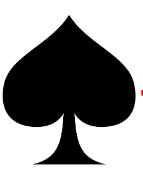
#> input picture Computer Vision/card1.JPG, 143 x 174 px, found by its file name
$ python 'R030 Achintya Kamath Computer Vision Experiment 5.py'
#> lines starting #> are read from the running program, lines starting #| are printed output that depends on the picture; after the words box and inside, x2 and y2 are one past the last pixel; in counts of white or black regions, pixels touching at a corner belong together

'''
Name: Achintya Kamath
Roll Number: R030
MBA Tech Artificial Intelligence
Computer Vision Experiment 5: Determine SIFT descriptors of the given image
Date: 5th September 2024

Task 1: Determine SIFT descriptor of the given image
Task 2: scale, rotate and crop the given image. Determine SIFT descriptors
Task 3: Match SIFT descriptors of original and modified images
Task 4: Observe the matching points
'''

import cv2
import matplotlib.pyplot as plt
import imutils
import numpy as np
import os

image1 = cv2.imread('Computer Vision/card1.JPG')
#> image1 is the input picture: shape (174, 143, 3); mean B, G, R 141.8, 141.8, 141.9
image1 = cv2.cvtColor(image1, cv2.COLOR_BGR2RGB)
plt.imshow(image1)
plt.show()

sift = cv2.SIFT_create(contrastThreshold = 0.2)
k1, d1 = sift.detectAndCompute(image1, None)
#> k1 = 23 keypoints; strongest (x, y, size): (77, 120, 4), (40, 163, 2.1), (60, 121, 4.4), (59, 124, 6.6)

print(d1.shape)
#| (23, 128)

image1_c = image1.copy()
image1_c = cv2.drawKeypoints(image1, k1, image1_c)
#> image1_c: shape (174, 143, 3); mean R, G, B 142.6, 142.3, 142.4
plt.imshow(image1_c)
plt.show()

image2 = cv2.resize(image1,(100,50))
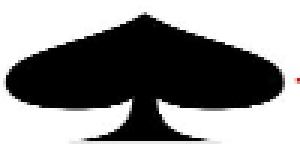
#> image2: shape (50, 100, 3) (shown 3 times larger); mean R, G, B 142.4, 142.3, 142.3
k2, d2 = sift.detectAndCompute(image2, None)
#> k2 = 7 keypoints; (x, y, size): (39, 38, 5.1), (57, 38, 5.1), (42, 35, 2.6), (48, 7, 4.3), (48, 7, 4.3), (48, 10, 7.7), (48, 10, 7.7)
image2_c = image2.copy()
image2_c = cv2.drawKeypoints(image2, k2, image2_c)
#> image2_c: shape (50, 100, 3); 4.38% of pixels changed, all inside (x1, y1, x2, y2) = (35, 3, 62, 43)
plt.imshow(image2_c)
plt.show()

image3 = imutils.rotate(image1, 10)
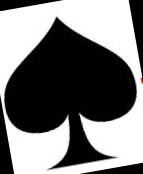
#> image3: shape (174, 143, 3); mean R, G, B 122.8, 122.7, 122.7
k3, d3 = sift.detectAndCompute(image3, None)
#> k3 = 26 keypoints; strongest (x, y, size): (83, 119, 4.4), (62, 164, 5.6), (65, 126, 7.1), (59, 138, 15.5)
image3_c = image3.copy()
image3_c = cv2.drawKeypoints(image3, k3, image3_c)
#> image3_c: shape (174, 143, 3); 3.01% of pixels changed, all inside (x1, y1, x2, y2) = (6, 21, 134, 169)
plt.imshow(image3_c)
plt.show()

image4 = image1[100:,25:100]
k4, d4 = sift.detectAndCompute(image4, None)
#> k4 = 14 keypoints; strongest (x, y, size): (52, 20, 4), (15, 63, 2.1), (35, 21, 4.4), (34, 24, 6.6)
image4_c = image4.copy()
image4_c = cv2.drawKeypoints(image4, k4, image4_c)
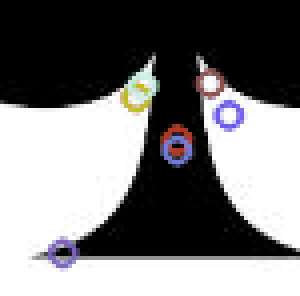
#> image4_c: shape (74, 75, 3) (shown 4 times larger); mean R, G, B 123.2, 122.4, 123.4
plt.imshow(image4_c)
plt.show()

print(d2.shape)
#| (7, 128)

bf = cv2.BFMatcher()
m1_2 = bf.match(d1, d2)
#> m1_2 = 23 matches
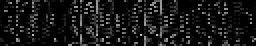
#> d1: shape (23, 128) float32 (shown 2 times larger); min 0, max 186, mean 22.1
m1_3 = bf.match(d1, d3)
#> m1_3 = 23 matches
m1_4 = bf.match(d1, d4)
#> m1_4 = 23 matches

m1_2 = sorted(m1_2, key=lambda val: val.distance)
m1_3 = sorted(m1_3, key=lambda val: val.distance)
m1_4 = sorted(m1_4, key=lambda val: val.distance)

out1_2 = cv2.drawMatches(image1, k1, image2, k2, m1_2[:5], None)
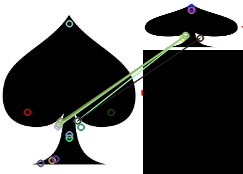
#> out1_2: shape (174, 243, 3); mean R, G, B 101.7, 102.4, 101.4
plt.imshow(out1_2)
plt.show()

out1_3 = cv2.drawMatches(image1, k1, image3, k3, m1_3[:5], None)
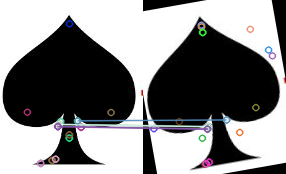
#> out1_3: shape (174, 286, 3); mean R, G, B 133.1, 133.1, 133.8
plt.imshow(out1_3)
plt.show()

out1_4 = cv2.drawMatches(image4, k1, image4, k4, m1_4[:5], None)
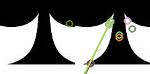
#> out1_4: shape (74, 150, 3); mean R, G, B 122.7, 123.1, 120.9
plt.imshow(out1_4)
plt.show()

'''
Conclusion:
    SIFT is used to identify the location of the key points
    and to determine the descriptor of key point for the given image.

    It identifies 31 key points with length 128.

    The original image is modified to generate, resized, rotate, cropped images.

    SIFT descriptors are determined for all the 3 modified image.
    Brute Force matcher is used to match key points of original image and all the 3 images.

    Top 5 matches with minimum euclidean distance show correct matches except 1 false match.

    Default contrast threshold is 0.03 and if the contrast
    threshold is increased to 0.2 false match disappears.
'''

# Calmly Crafted By Achintya Kamath/Redzwinger #
